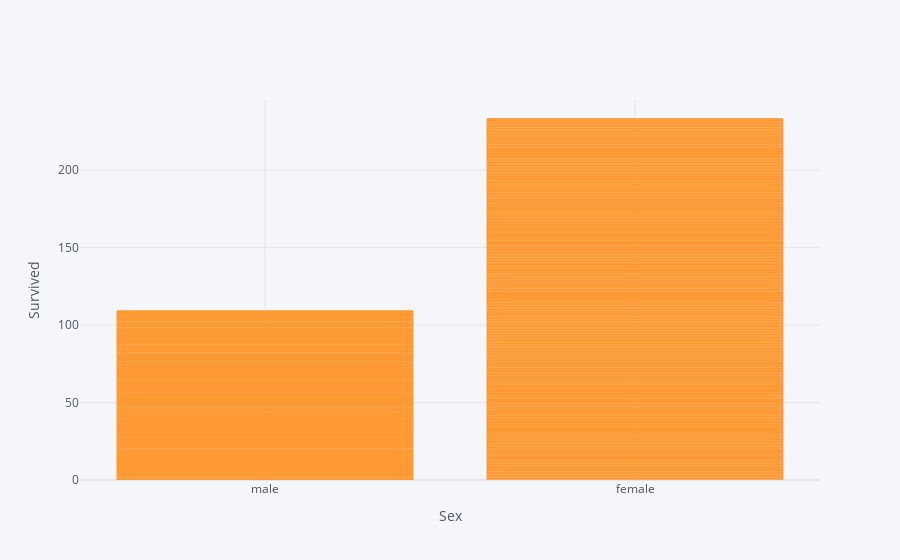

Notebook code cell kept with this figure:
### Code cell
# Let's do the beautification
df1.iplot(x="sex",y="survived",kind="bar",xTitle="Sex",yTitle="Survived")

### Figure 1 — Plotly figure (JSON) as saved in the notebook; plotly's stock layout.template omitted (floating-point values rounded to 4 significant figures; data arrays with more than 128 entries replaced by an {"elided": "..."} marker saying what was removed)
{"data": [{"marker": {"color": "rgba(255, 153, 51, 0.6)", "line": {"color": "rgba(255, 153, 51, 1.0)", "width": 1}}, "name": "survived", "orientation": "v", "text": "", "type": "bar", "x": {"elided": "891 str values"}, "y": {"elided": "891 int values"}}], "layout": {"legend": {"bgcolor": "#F5F6F9", "font": {"color": "#4D5663"}}, "paper_bgcolor": "#F5F6F9", "plot_bgcolor": "#F5F6F9", "title": {"font": {"color": "#4D5663"}}, "xaxis": {"gridcolor": "#E1E5ED", "showgrid": true, "tickfont": {"color": "#4D5663"}, "title": {"font": {"color": "#4D5663"}, "text": "Sex"}, "zerolinecolor": "#E1E5ED"}, "yaxis": {"gridcolor": "#E1E5ED", "showgrid": true, "tickfont": {"color": "#4D5663"}, "title": {"font": {"color": "#4D5663"}, "text": "Survived"}, "zerolinecolor": "#E1E5ED"}}}
